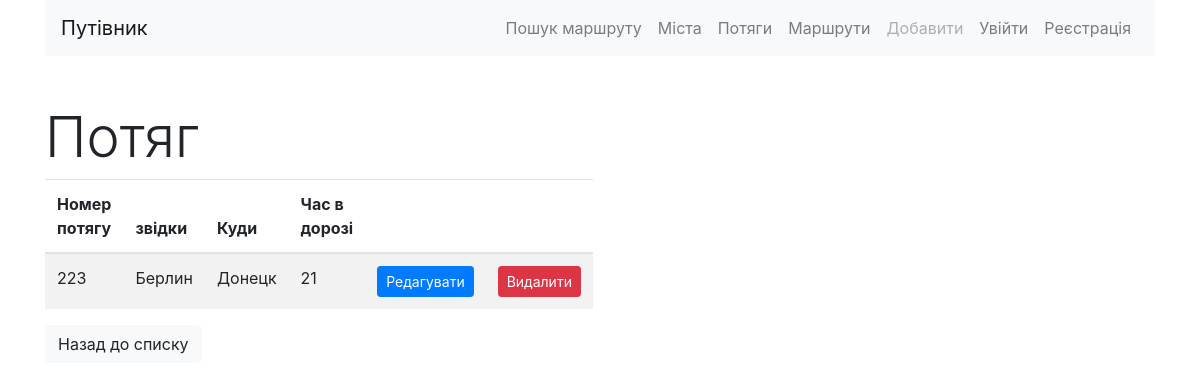
Page /trains/detail/4/ on the committed database.
### trains/models.py (models this page shows, shortened)
class Train(models.Model):
    name = models.CharField(max_length=100, unique=True, verbose_name='Номер потягу')
    from_city = models.ForeignKey(City, on_delete=models.CASCADE,
                                    verbose_name='Звідки', related_name='from_city')
    to_city = models.ForeignKey(City, on_delete=models.CASCADE,
                                    verbose_name='Куди', related_name='to_city')
    travel_time = models.IntegerField(verbose_name='Час в дорозі')
    class Meta:
        verbose_name = 'Потяг'
        verbose_name_plural = 'Потяги'
        ordering = ['name']

### cities/models.py (models this page shows)
class City(models.Model):
    name = models.CharField(max_length=100, unique=True)
    def __str__(self):
        return self.name
    class Meta:
        verbose_name = 'Місто'
        verbose_name_plural = 'Міста'
        ordering = ['name']

### trains/views.py (the view)
# urls.py: path('detail/<int:pk>/', TrainDetailView.as_view(), name='detail'),
class TrainDetailView(DetailView):
    queryset = Train.objects.all()
    context_object_name = 'object'
    template_name = 'trains/detail.html'

### trains/templates/trains/detail.html (shortened to what this page needs)
{% extends "base.html" %}
{% block content %}
    <h1 class="display-4">Потяг</h1>
    <div class="row">
        <div class="col-md-6">
            <table class="table table-striped">
                <thead>
                    <tr>
                        <th>Номер потягу</th>
                        <th>звідки</th>
                        <th>Куди</th>
                        <th>Час в дорозі</th>
                        <th> &nbsp; </th>
                        <th> &nbsp; </th>
                    </tr>
                </thead>
                <tbody>
                        <tr>
                        <td>{{object.name}}</td>
                        <td>{{object.from_city}}</td>
                        <td>{{object.to_city}}</td>
                        <td>{{object.travel_time}}</td>
                        <td>
                            <a href="{% url 'train:update' pk=object.pk %}">
                                <button type="button" class="btn btn-primary btn-sm">
                                    Редагувати
                                </button>
                            </a>
                        </td>
                        <td>
                            <a href="{% url 'train:delete' pk=object.pk %}">
                                <button type="button" class="btn btn-danger btn-sm">
                                    Видалити
                                </button>
                            </a>
                        </td>
                        </tr>
                </tbody>
                </table>
        </div>
    </div>
    <div class="row">
        <div class="col-md-6">
            <a href="{% url 'train:home' %}">
                <button type='button' class="btn btn-light">
                    Назад до списку
                </button>
            </a>
        </div>
    </div>
{% endblock %}

### rows in the picture
Train: name "223", from_city "Берлин", to_city "Донецк", travel_time "21"
